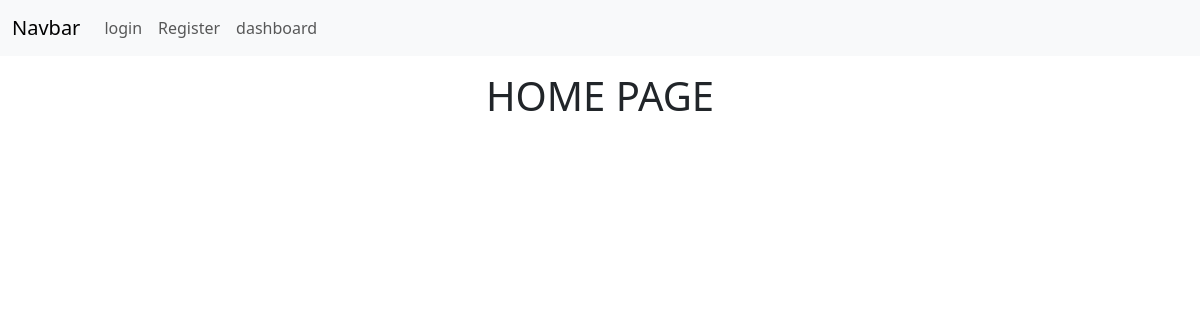
Before: / with the older database file.
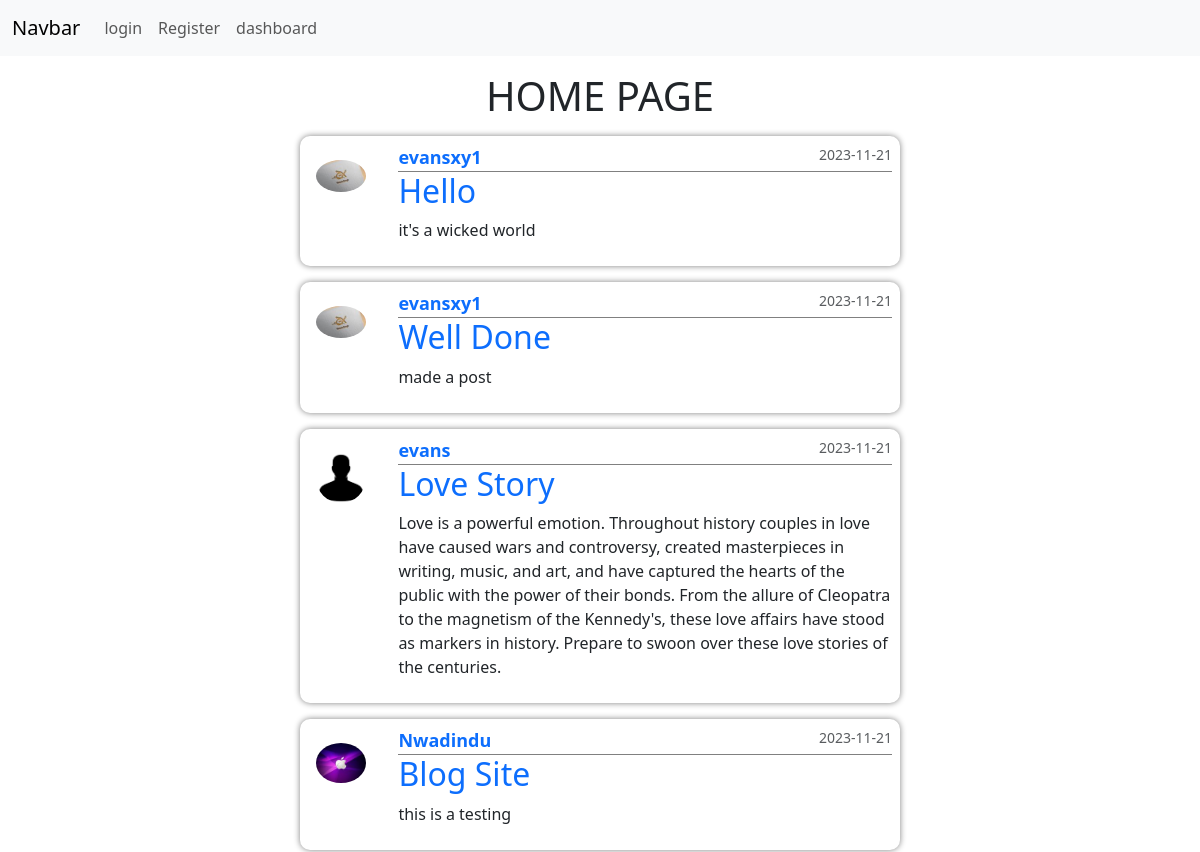
After: the same page with the newer database file.
### app/models.py (models this page shows, shortened)
class Post(db.Model):
    id = db.Column(db.Integer, primary_key=True)
    title = db.Column(db.String(100), nullable=False)
    date_posted = db.Column(db.DateTime, nullable=False, default=datetime.utcnow)
    content = db.Column(db.Text, nullable=False)
    user_id = db.Column(db.Integer, db.ForeignKey('user.id'), nullable=False)

class  User(db.Model, UserMixin):
    id = db.Column(db.Integer, primary_key=True)
    username = db.Column(db.String(10), unique=True, nullable=False)
    email = db.Column(db.String(120), unique=True, nullable=False)
    image_file = db.Column(db.String(20), nullable=False, default='default.jpg')
    password = db.Column(db.String(60), nullable=False)
    posts = db.relationship('Post', backref='author', lazy=True)

### app/route.py (the view)
@app.route("/")
def home():
    posts = Post.query.all()
    return render_template("index.html", posts=posts)

### app/templates/index.html (shortened to what this page needs)
<!DOCTYPE html>
<html lang="en">
<head>
 <link rel="stylesheet" type="text/css" href="{{ url_for('static', filename='home.css') }}">
</head>
<body>
  {% extends 'layout.html' %}
  {% block content %}
 <h1 class="header">HOME PAGE</h1>
<div class="post">
 {% for post in posts %}
 <article class="media content-section">
  <img class="rounded-circle article-img" src="{{ url_for('static', filename='profile_pics/' + post.author.image_file) }}" alt="">
  <div class="media-body">
    <div class="article-metadata">
      <a href="" class="mr-2">{{ post.author.username }} </a>
      <small class="text-muted"> {{post.date_posted.strftime('%Y-%m-%d')}}</small>
    </div>
    <h2><a href="{{ url_for('post', post_id=post.id) }}" class="article-title">{{ post.title }}</a></h2>
    <p class="article-content">{{post.content}} </p>
  </div>
 </article>
{% endfor %}
</div>
{% endblock %}

### app/templates/layout.html (shortened to what this page needs)
<link href="https://cdn.jsdelivr.net/npm/bootstrap@5.3.2/dist/css/bootstrap.min.css" rel="stylesheet">
<nav class="navbar navbar-expand-lg bg-body-tertiary">
 <div class="container-fluid">
   <a class="navbar-brand" href="#">Navbar</a>
   <div class="collapse navbar-collapse" id="navbarNavAltMarkup">
     <div class="navbar-nav">
       {% if current_user.is_authenticated %}
       <a class="nav-link active" aria-current="page" href="{{ url_for('home') }}">Home</a>
       <a class="nav-link" href="{{ url_for('new_post') }}">New Post</a>
       <a class="nav-link" href="{{ url_for('account') }}">Account</a>
          <a class="nav-link" href="{{ url_for('logout') }}">logout</a>
       {% else %}
          <a class="nav-link" href="{{ url_for('login') }}">login</a>
          <a class="nav-link" href="{{ url_for('register') }}">Register</a>
       {% endif %}
       <a class="nav-link" href="{{ url_for('dashboard') }}">dashboard</a>
     </div>
   </div>
 </div>
</nav>
{% block content %}
{% endblock %}

### app/static/home.css (style rules this page uses)
* { padding: 0; margin: 0; box-sizing: border-box; }
.header { text-align: center; margin-block: 1rem; }
.post { padding-inline: 1rem; }
.media { display: grid; grid-template-columns: 10% auto; margin: 1rem; margin-inline: auto; padding: .5rem; box-shadow: 0 0 6px gray; border-radius: 10px; width: 100%; max-width: 600px; }
.media img { width: 50px; margin: 1rem .5rem; }
.media-body { margin-left: 2rem; width: auto; }
.media-body h2 { text-transform: capitalize; }
.media-body h2 a { text-decoration: none; }
.article-metadata { border-bottom: 1px solid gray; display: flex; justify-content: space-between; }
.article-metadata a { text-decoration: none; font-size: 18px; font-weight: 600; }

Changed rows visible on the page:
added Post: image_file (picture), author.username "evansxy1", date_posted "2023-11-21", title "Hello", content "it's a wicked world"
added Post: image_file (picture), author.username "evansxy1", date_posted "2023-11-21", title "Well Done", content "made a post"
added Post: image_file (placeholder picture), author.username "evans", date_posted "2023-11-21", title "Love Story", content "Love is a powerful emotion. Throughout history couples in love have caused wars and controversy, created masterpieces in writing, music, and art, and have captured the hearts of the public with the power of their bonds. From the allure of Cleopatra to the magnetism of the Kennedy's, these love affairs have stood as markers in history. Prepare to swoon over these love stories of the centuries."
added Post: image_file (picture), author.username "Nwadindu", date_posted "2023-11-21", title "Blog Site", content "this is a testing"
